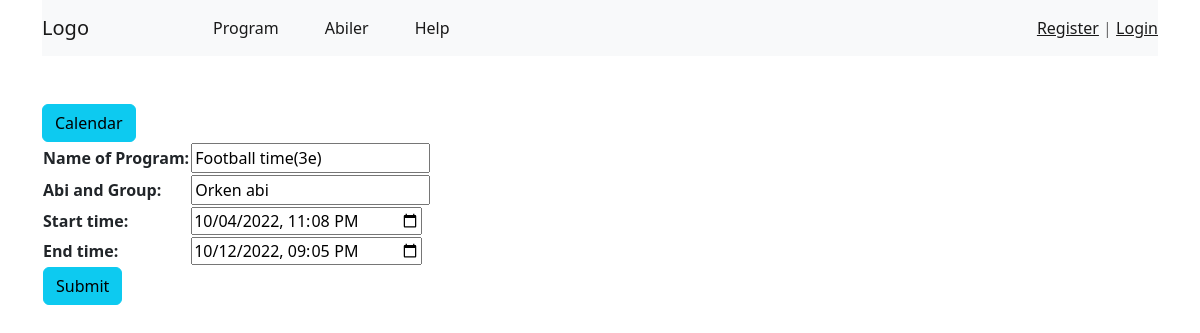
The page /event/edit/3/ on the database its author committed.
### program/models.py (models this page shows, shortened)
class Event(models.Model):
    title = models.CharField("Name of Program", max_length=200)
    description = models.CharField("Abi and Group", max_length=200)
    start_time = models.DateTimeField()
    end_time = models.DateTimeField()

### program/views.py (the view)
# urls.py: path('event/edit/<event_id>/', views.event, name='event_edit'),
def event(request, event_id=None):
    instance = Event()
    if event_id:
        instance = get_object_or_404(Event, pk=event_id)
    else:
        instance = Event()
    form = EventForm(request.POST or None, instance=instance)
    if request.POST and form.is_valid():
        form.save()
        return HttpResponseRedirect(reverse('calendar'))
    return render(request, 'event.html', {'form': form})

### program/forms.py
class EventForm(ModelForm):
  class Meta:
    model = Event
    widgets = {
      'start_time': DateInput(attrs={'type': 'datetime-local'}, format='%Y-%m-%dT%H:%M'),
      'end_time': DateInput(attrs={'type': 'datetime-local'}, format='%Y-%m-%dT%H:%M'),
    }
    fields = '__all__'
  def __init__(self, *args, **kwargs):
    super(EventForm, self).__init__(*args, **kwargs)
    self.fields['start_time'].input_formats = ('%Y-%m-%dT%H:%M',)
    self.fields['end_time'].input_formats = ('%Y-%m-%dT%H:%M',)

### templates/event.html (shortened to what this page needs)
{% extends 'base.html' %}
{% block content %}
<div class="clearfix">
  <a class="btn btn-info left" href="{% url 'calendar' %}"> Calendar </a>
</div>
<form method="post">
  <table class="form form-table">
    {{ form }}
    <tr><td colspan="2"><button type="submit" class="btn btn-info right"> Submit </button></td></tr>
  </table>
</form>
{% endblock %}

### rows shown on the page
Event: title "Football time(3e)", description "Orken abi", start_time "10/04/2022 23:08", end_time "10/12/2022 21:05"
